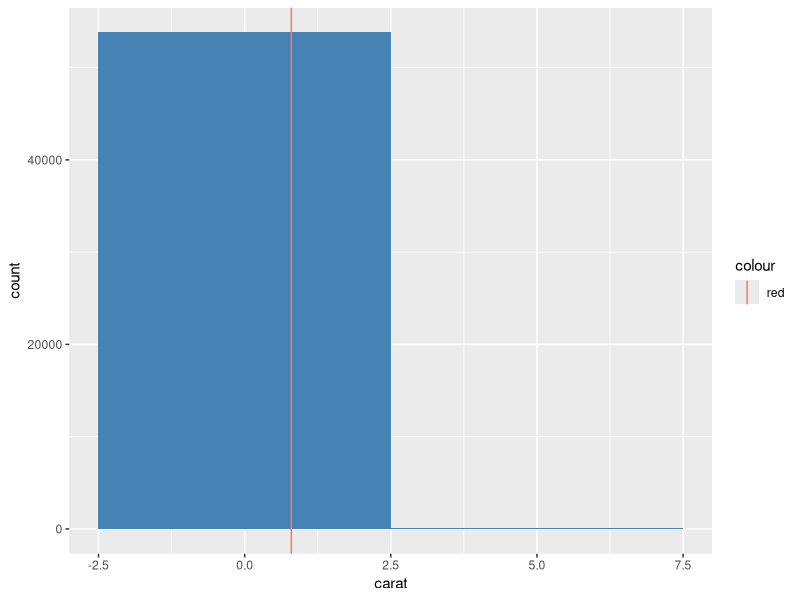
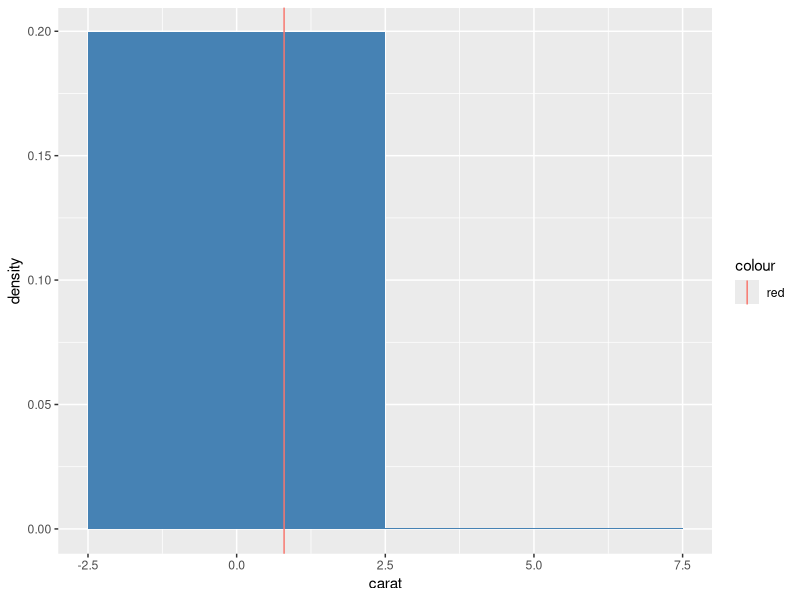
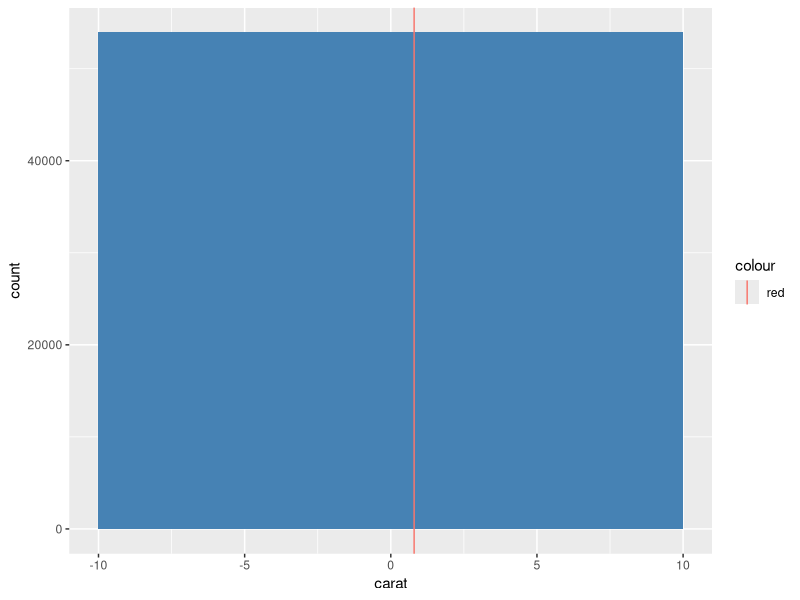
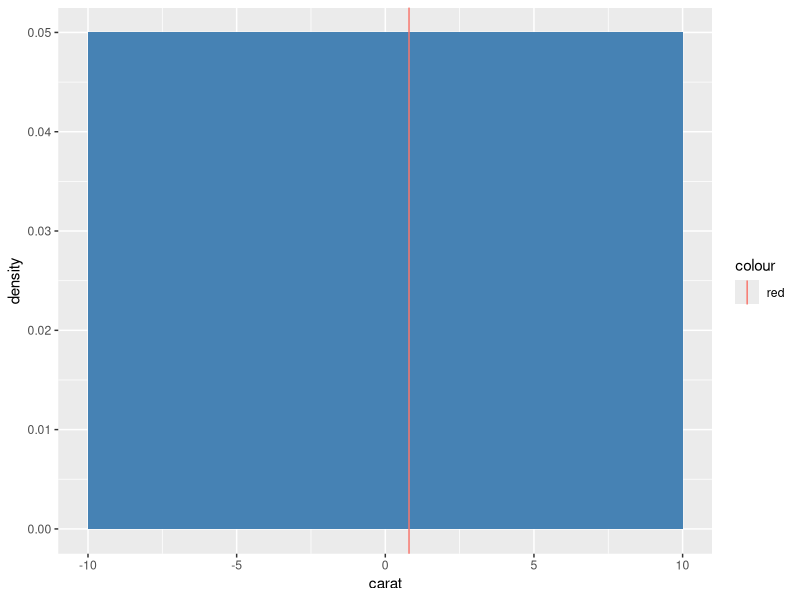
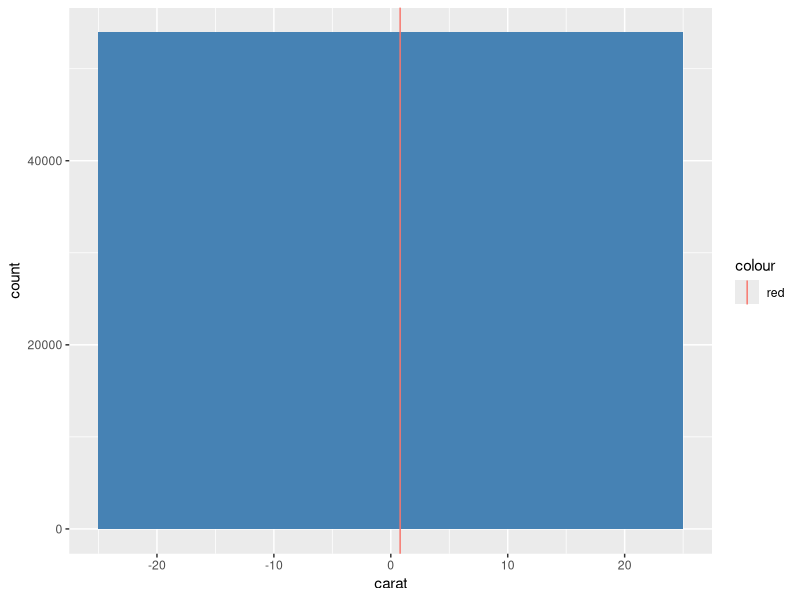
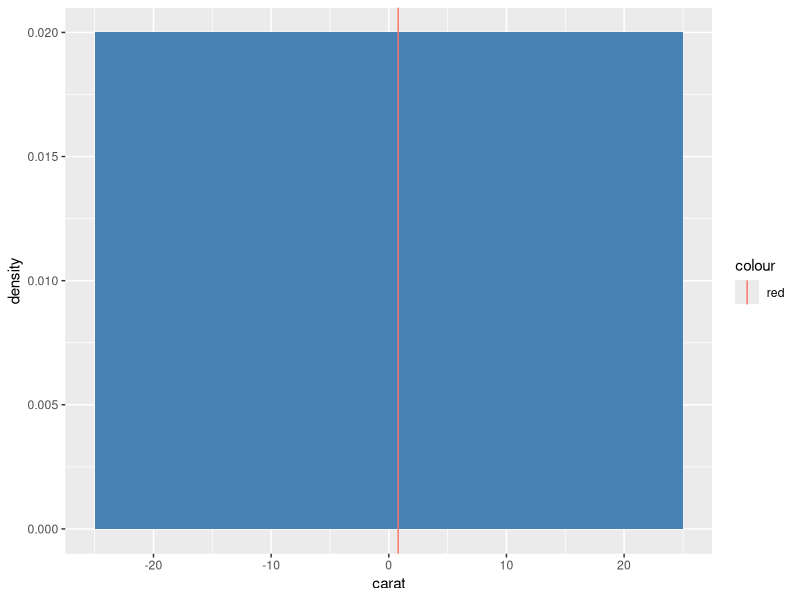
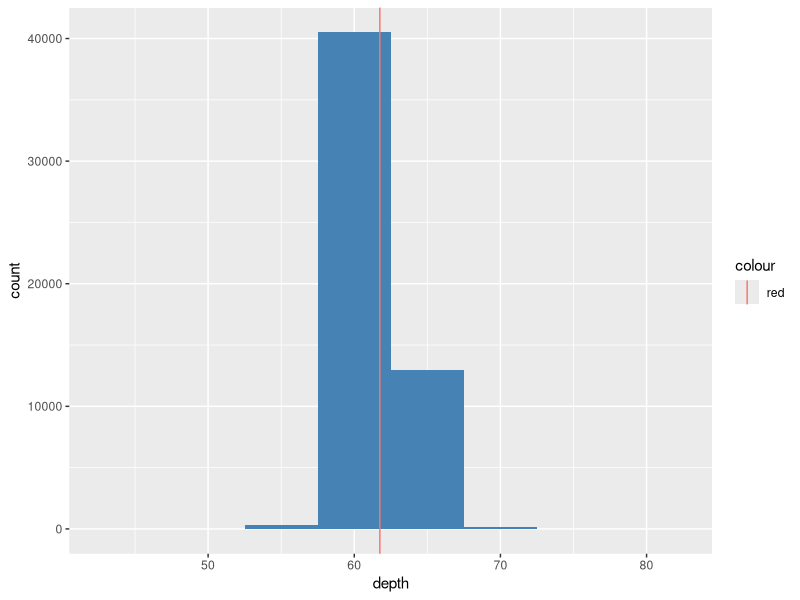
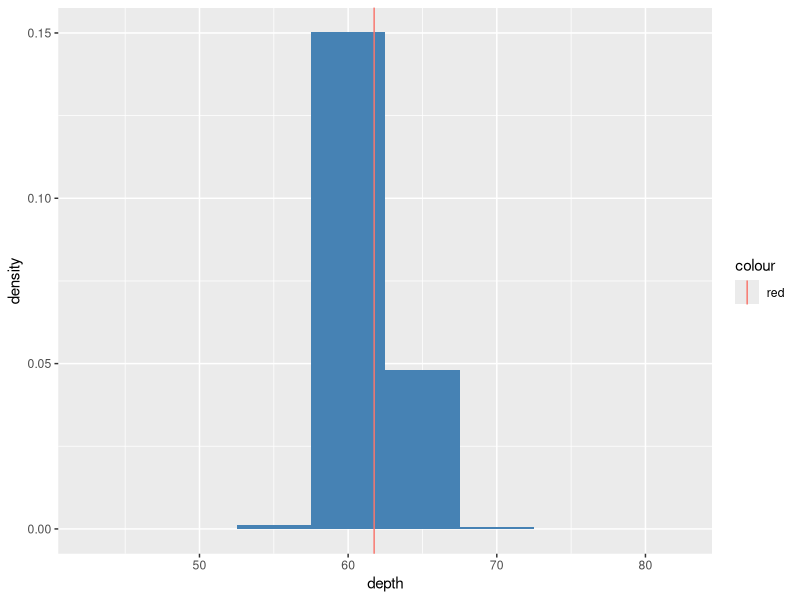

Generate these figures, in order, with R:
## ---- chunk 1
require(ggplot2)
data(diamonds)
data(mtcars)
## ---- chunk 2
mtcarsT <- mtcars$vs == 1 #This creates a vector mtcarsT, where each element is either TRUE or FALSE. It is TRUE if the corresponding element of mtcars$vs is equal to 1, and FALSE if it is equal to 0. 
newsample <- sample(mtcarsT, 53940, replace=TRUE) #The sample function allows us to create a new vector by sampling from elements of another vector. Here, we pick 53940 (the amount of elements in diamonds) from the mtcarsT vector with replacement. This gives us 53940 elements, which are either TRUE or FALSE, and whose ratio should be approximately that of the ratio of 1s to 0s in mtcars$vs. 
diamonds$logicalcol <- newsample #This adds a new column, called logicalcol, to diamonds. The column we are adding is the newsample vector, i.e. the vector of TRUE and FALSE created by the sample function. 
## ---- chunk 3
explore <- function(df, bin_sizes, corr_threshold){

#PART I 
  n <- df[sapply(df, is.numeric)] #Creates a variable n, which is assigned to the dataframe containing all of our numerical columns. We obtain this data frame by using the sapply function (which applies a function to all elements of our data frame). This function goes through our df one column at a time and determines whether that column contains numeric values (with the is.numeric function). Placing the result of the sapply function in brackets after df, we obtain only the numeric columns of our data frame. 
  for(i in 1:length(n)){ #Goes through each number from 1 to the length of n
    for(j in bin_sizes){ #Goes through each element of bin_sizes
      variab <<- n[[i]] #Assigns the ith value in n to the name variab. 
      print(ggplot(df, aes(x=variab)) + geom_histogram(binwidth = j, fill='steelblue')
      + geom_vline(aes(xintercept=mean(variab), colour = 'red')) + labs(x=names(n[i])))
      #Above, we used the ggplot function to create a histogram of our particular              #variable in n. ggplot(df, aes(x=variab)) indicates that we will be examining data       #from df and using variab as the basis for our data. 
      #We then add a layer to our plot, which is a histogram of binwidth j, and the color       #blue. Then we add another layer using geom_vline. This creates a red line down our
      #histogram that intersects the x axis at the mean value of the variable we are 
      #examining. The final layer added to the plot labels the x axis with the name of
      #our variable. This line creates one such histogram for each bin width j. 
  
      print(ggplot(df, aes(x=variab)) + geom_histogram(aes(y= ..density..), binwidth =
      j, fill='steelblue') + geom_vline(aes(xintercept=mean(variab), colour = 'red'))           + labs(x=names(n[i])))
      #This operates the same as the line above. This time, however, we are creating 
      #density histograms for each bin width j. We do this by changing the input to our 
      #geom_histogram layer. Here we write y=..density.., to indicate that we will
      #be doing so. 
    }
  }  

#PART II   
  f <- df[sapply(df, is.factor)] #Comes up with a list f of categorical columns in our dataframe. We do this with the sapply function, which applies the function is.factor to each of the columns in our dataframe. Those columns for which the function returns true become a part of f. 
  if(length(f)==0){ #If there are no categorical variables, then we print the statement
    print("no categorical variables") #"no categorical variables"
  }
  else{ #If there are categorical variables, then we go through each column 
    for(i in 1:length(f)){ #and make a barplot of it. 
      barplot(table(f[[i]])) #We do this by putting the table function (which comes up with a frequency table for our column) as an input of our barplot function. 
    }
  }
  b <- df[sapply(df, is.logical)] #We do the same thing as above with all logical variables. This time, we put the function is.logical as an input to our function sapply. 
  if(length(b)==0){
    print("no binary variables")
  }
  else{
    for(i in 1:length(b)){
      barplot(table(b[[i]]))
    }
  }
  
  #PART III
  for(i in 1:(length(n)-1)){ #Indexes through every one of our numerical variables (which     #we found before and assigned to the value n), except for the last variable. 
    for(j in (i+1):length(n)){ #For each variable in our index, goes through each variable after it. 
      print((cor(n[i], n[j]))**2) #For each of those pairs of variables, prints the correlation of that pair. The way we have indexed the variables does not allow for any correlations to be repeated. 
    }
  }
  
  #PART IV 
  #FREQUENCY TABLES
  factor_table <- NULL #Creates variable factor_table, which will be appended and returned. 
  for(i in f){ #Goes through every one of our categorical variables (obtained earlier and assigned to the value f.)
    factor_table <- c(factor_table, table(i)) #For each of those variables, adds a frequency table (obtained with the table function) to our list factor_table
  }
  print(factor_table)#Prints our factor_table after it is done. 
  
  binom_table <- NULL #Does the same thing for binomial variables. Just uses our list b of binomial variables rather than f. 
  for(i in b){
    binom_table <- c(binom_table, table(i))
  }
  print(binom_table)
  
  #SUMMARY STATISTICS
  for(i in n){ #Goes through each of our numerical variables
    print(summary(i)) #For each variable, returns a summary statistics table (obtained using the summary function)
    
  
  }
  
  #DATA FRAME WITH ALL VARIABLE PAIRS AND ASSOCIATED R SQUARED
  pairs <- NULL #Creates an empty list pairs. 
  r_squared <- NULL #Creates an empty list r_squared
  for(i in 1:(length(n)-1)){ #Indexes all numerical variables, so that we end up
    for(j in (i+1):length(n)){ #evaluating all possible pairs in n (same as PART III)
      pairs <- c(pairs, paste(names(n[i]), names(n[j]), sep = '-')) #Adds the name of the pair we are on to our pairs list. We use the paste function to create a single string with the two names separated by the character '-'. 
      r_squared <- c(r_squared, cor(n[i],n[j])**2) #Adds the r-squared value between the two variables at hand to the list r_squared. We obtain this value by using the cor function and squaring our result. 
    }
  }
  names_rsquared <- data.frame(pairs, r_squared) #Creates a data frame called names_rsquared. We do this with the data.frame function. We input our appended pairs and r_squared vectors as our two columns. 
  print(names_rsquared) #Print the data frame. 
  
  #DATA FRAME WITH ALL VARIABLE NAMES AND CORRELATIONS IF ABOVE CORR_THRESHOLD
  pairs2 <- NULL #Creates an empty list is called pairs2. 
  Pearson <- NULL #Creates an empty list called Pearson. 
  for(i in 1:(length(n)-1)){ #Indexes through each pair of numerical variables as 
    for(j in (i+1):length(n)){ #done before. 
      if (abs(cor(n[i],n[j]))>corr_threshold){ #If the absolute value of the correlation
        #of our two variables is less than our correlation threshold:
        pairs2 <- c(pairs2, paste(names(n[i]), names(n[j]))) #Add the names of our two variables to our pairs2 vector. 
        Pearson <- c(Pearson, cor(n[i], n[j])) #And add the correlation of those two variables to our Pearson vector. 
      }
    }
  }
  correlationframe <- data.frame(pairs2, Pearson) #Create a new data frame containing the two vectors pairs2 and Pearson. 
  print(correlationframe) #Print the data frame. 
}


explore(diamonds, c(5,20,50), .25)
explore(mtcars, c(5,20,50), .25)
